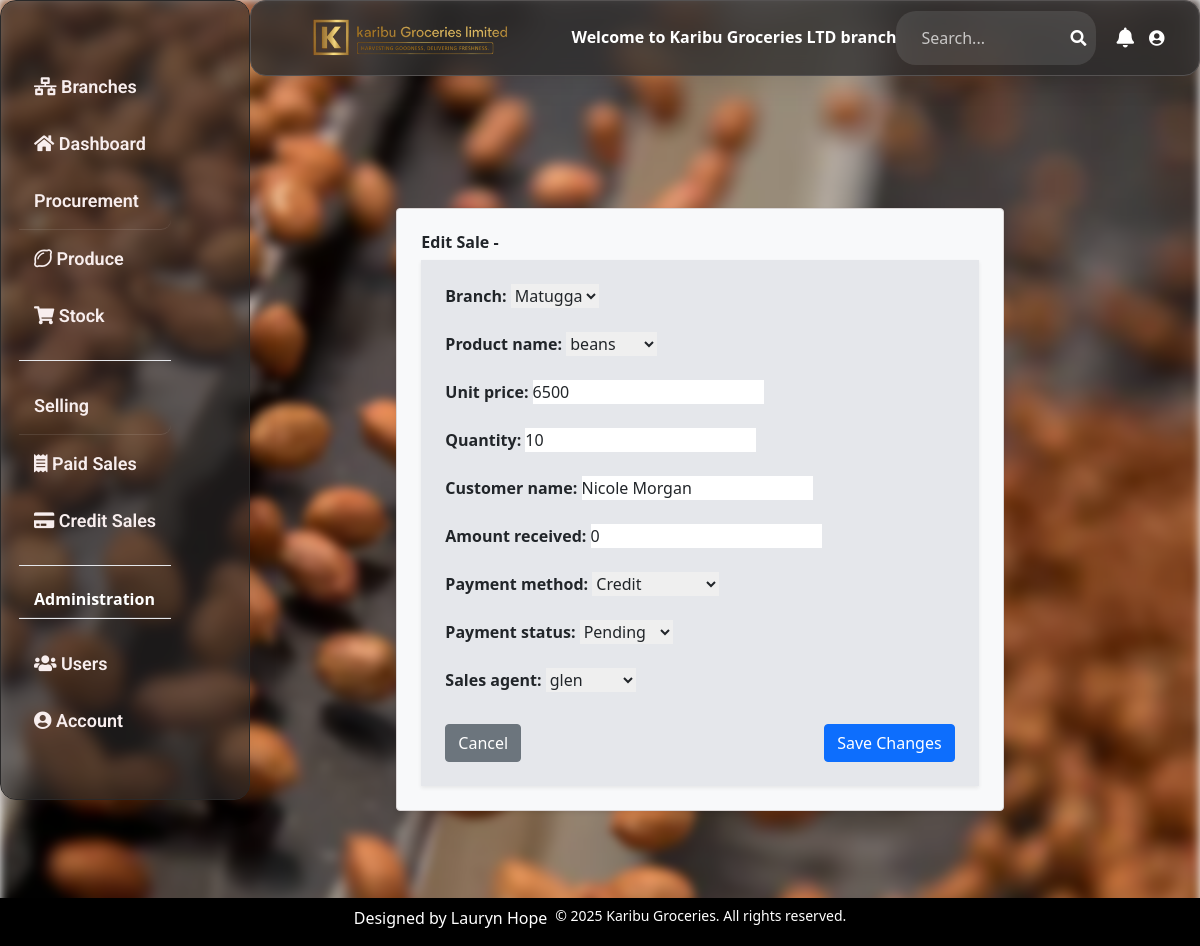
Screenshot of /sales/5edit/ (signed in) with the database file from the repository.
### happy_hoe/models.py (models this page shows, shortened)
class Sale(models.Model):
    branch = models.ForeignKey(Branch, on_delete=models.CASCADE, related_name='branch_sales', null=True, blank=True)
    product_name= models.ForeignKey(Stock, on_delete=models.CASCADE,max_length=100, blank=True, null=True)
    unit_price= models.IntegerField( blank=True, null=True, default=1000)
    quantity= models.IntegerField( blank=True, default=5, null=True)
    customer_name= models.CharField(max_length=100, blank=True, null=True)
    date= models.DateField(auto_now_add=True, blank=True, null=True)
    amount_received= models.IntegerField( blank=True, default=1500, null=True)
    payment_method_choices=(
        ('Cash', 'Cash'),
        ('Credit', 'Credit'),
        ('Mobile Money', 'Mobile Money'),
    )
    payment_method= models.CharField(max_length=50, choices=payment_method_choices, blank=True, null=True)
    payment_status = models.CharField(
        max_length=20,
        choices=[
            ('PAID', 'Paid'),
            ('PENDING', 'Pending'),
            ('CANCELLED', 'Cancelled')
        ],
        default='PAID'
    )
    sales_agent= models.ForeignKey(Userprofile,on_delete=models.CASCADE, blank=True)
    class Meta:
        indexes = [
            models.Index(fields=['branch', 'date']),
        ]
        ordering = ['branch', '-date']

class Stock(models.Model):
    branch= models.ForeignKey(Branch, on_delete=models.CASCADE,  related_name='branch_stock', null=True, blank=True)
    Category_name= models.ForeignKey (Category, on_delete=models.CASCADE, blank=True)
    product_choices=(
        ('beans', 'beans'),
        ('soybeans', 'soybeans'),
        ('gnuts', 'gnuts'),
        ('maize', 'maize'),
        ('cowpeas', 'cowpeas'),
    )
    product_name = models.CharField(max_length=50, null=True, blank=True, choices=product_choices)
    total_quantity= models.PositiveIntegerField( default=0, blank=True, null=True)
    issued_quantity= models.PositiveIntegerField(default=0, blank=True, null=True)
    received_quantity= models.PositiveIntegerField( default=0, blank=True, null=True)
    cost_of_stock= models.DecimalField(max_digits=50, blank=True, null=True, default=1000000, decimal_places=0)
    unit_cost= models.IntegerField(blank=True, null=True, default=500)
    unit_price= models.IntegerField(blank=True, null=True, default=500)
    date_of_stock= models.DateField(auto_now_add=True ,blank=True, null=True)
    supplier_name= models.CharField(max_length=100, blank=True, null=True)
    phone_regex = RegexValidator(
        regex=r'^\+?256[0-9]{9,15}$',
        message="Phone number must be in the format: '+2567XXXXXXXX'.")
    supplier_contact = models.CharField(max_length=15, validators=[phone_regex], blank=True, null=True)
    type_of_produce = models.CharField(max_length=100, blank=True, null=True)
    entry_agent= models.ForeignKey(Userprofile, on_delete=models.CASCADE, null=True, blank=True, related_name='stocks_entered')
    def __str__(self):
        return str(self.product_name)

### happy_hoe/views.py (the view)
# urls.py: path('sales/<int:pk>edit/', views.edit_sale, name="edit_sale"),
@login_required
def edit_sale(request, pk):
    sale_item = Sale.objects.get(id=pk)
    form = UpdateSaleForm(request.POST or None, instance=sale_item) # use request.POST or None to handle both GET and POST requests
    if request.method == 'POST':
        if form.is_valid():
            form.save()
            return redirect('sales')
    return render(request,"happy_hoeapp/edit_sale.html", {"form": form})

### happy_hoe/forms.py
class UpdateSaleForm(forms.ModelForm):
    class Meta:
        model = Sale
        fields = '__all__'

### happy_hoe/models.py (called while the page is built)
    def __str__(self):
        return self.branch_name

    def __str__(self):
        return self.username

### happy_hoe/templates/happy_hoeapp/edit_sale.html (shortened to what this page needs)
{% extends 'happy_hoeapp/base.html' %}
{% block content %}
<div class="container">
    <div class="row justify-center">
        <div class="col-md-8 my-5  ">
            <div class="mt-0  p-4 bg-light rounded shadow-sm tableglass-effect">
                <h2 class="mb-2 fw-bold">Edit Sale - {{ sale.customer_name }}</h2>
                <form method="POST" novalidate>
                    <div class="cardd p-4 shadow-sm bg-gray-200">
                        {% for field in form %}
                            <div class="mb-3 fw-bolder">
                                <label for="{{ field.id_for_label }}" class="form-label">{{ field.label }}:</label>
                                {{ field }}
                            </div>
                        {% endfor %}
                        <div class="d-flex justify-content-between mt-4">
                            <a href="{% url 'sales' %}" class="btn btn-secondary">Cancel</a>
                            <button type="submit" class="btn btn-primary">Save Changes</button>
                        </div>
                    </div>
                </form>
            </div>
        </div>
    </div>
</div>
{% endblock %}

### happy_hoe/static/css/base.css (style rules this page uses)
html, body { height: 100%; width: 100%; margin: 0; }
body::before { content: ""; position: fixed; top: 0; left: 0; right: 0; bottom: 0; width: 100%; height: 100%; top: 0; left: 0; right: 0; bottom: 0; background: url('/static/images/f1.webp') no-repeat center center fixed; background-size: cover; filter: blur(5px); z-index: -1; }
.tableglass-effect { background: rgba(223, 216, 216, 0.63); border-radius: 16px; box-shadow: 0 4px 30px rgba(0, 0, 0, 0.1); backdrop-filter: blur(4.7px); -webkit-backdrop-filter: blur(4.7px); border: 1px solid rgba(219, 214, 214, 1); margin: 15px; padding: 20px; }

### rows the page displays
Sale: form "Matugga" "6500" "10" "Nicole Morgan" "0" "Credit" "Pending" "glen"
Stock: form "beans"

### other values shown
{{ field.label }} "Branch" "Product name" "Unit price" "Quantity" "Customer name" "Amount received" "Payment method" "Payment status" "Sales agent"
